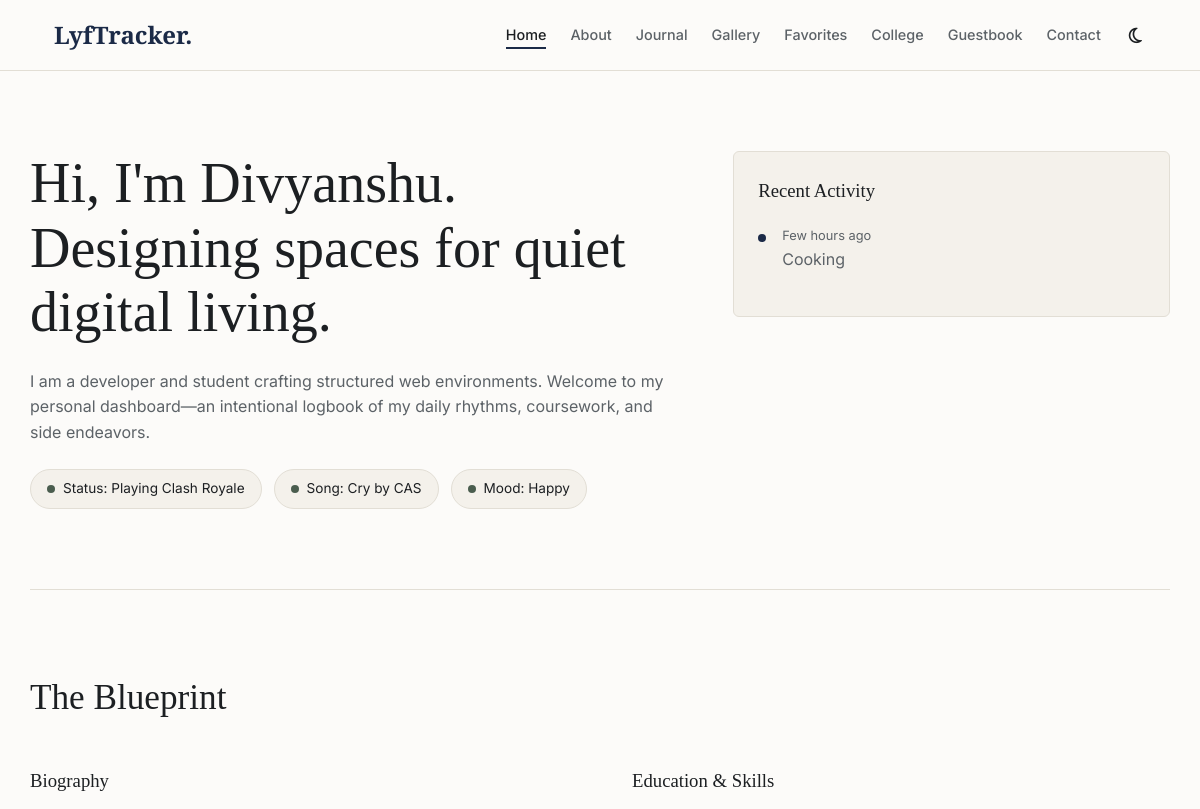
The app's page / (upper part), older data.
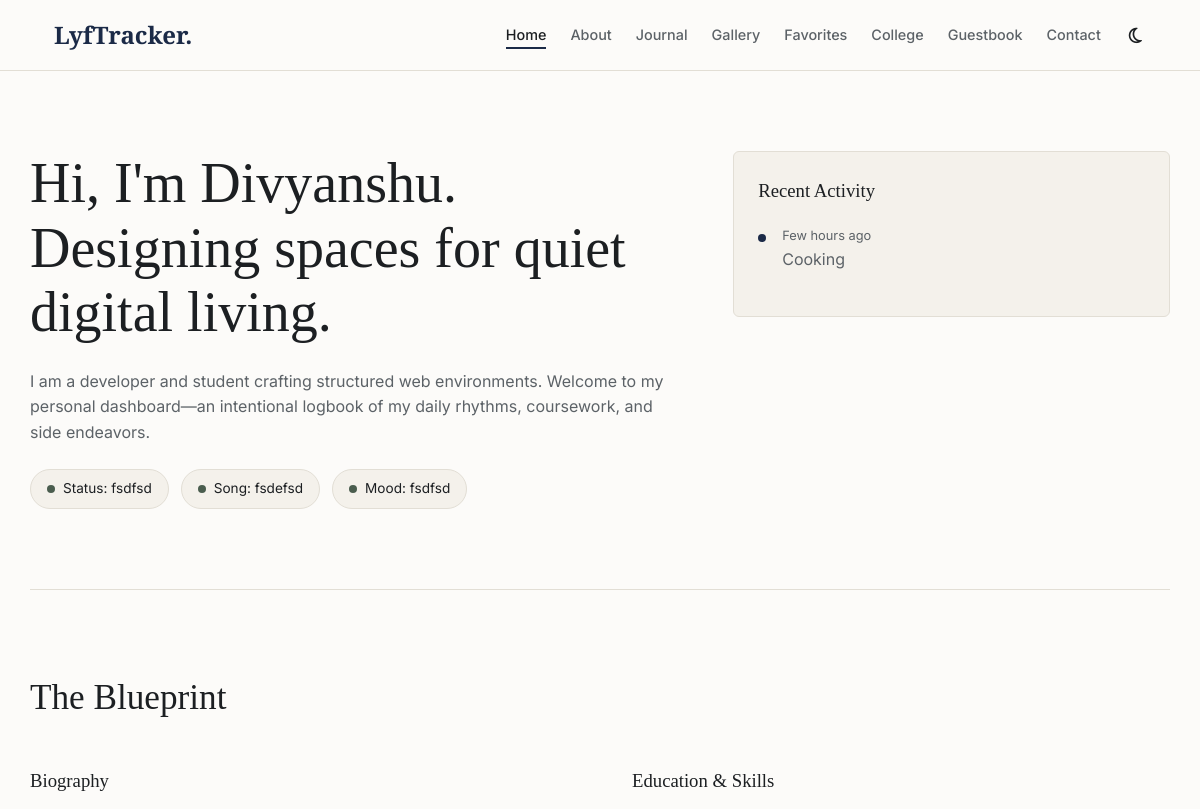
The same page, newer data.
### home/models.py (models this page shows, shortened)
class status (models.Model):
    activity = models.CharField(max_length=100)
    music = models.CharField(max_length=100)
    mood = models.CharField(max_length=100)

class Recent_Act(models.Model):
    time =  models.CharField(max_length=100)
    Work = models.CharField(max_length=100)

### home/views.py (the view, shortened to what this page needs)
# urls.py: path("", views.index, name= 'home')
def index(request):
   Status = status.objects.first()
   r = Recent_Act.objects.first()
   posts = Journal.objects.all()
   timetable = Timetable.objects.all().order_by("day", "time")
   socials = Socials.objects.all()
   return render(request, "index.html", {
       "status" : Status,
       "Recent_Act" : r,
       "posts" : posts,
        "timetable": timetable,
        "socials" : socials
   })

### templates/index.html (shortened to what this page needs)
<!DOCTYPE html>
<html lang="en">
<head>
    <link rel="stylesheet" href="https://cdnjs.cloudflare.com/ajax/libs/font-awesome/6.4.0/css/all.min.css">
</head>
<body>
    <nav class="navbar">
        <div class="container nav-container">
            <a href="#" class="logo">LyfTracker.</a>
            <ul class="nav-menu" id="navMenu">
                <li><a href="#home" class="nav-link active">Home</a></li>
                <li><a href="#about" class="nav-link">About</a></li>
                <li><a href="#timeline" class="nav-link">Journal</a></li>
                <li><a href="#gallery" class="nav-link">Gallery</a></li>
                <li><a href="#favorites" class="nav-link">Favorites</a></li>
                <li><a href="#college" class="nav-link">College</a></li>
                <li><a href="#guestbook" class="nav-link">Guestbook</a></li>
                <li><a href="#contact" class="nav-link">Contact</a></li>
                <li><button class="theme-toggle" id="themeToggle" aria-label="Toggle Dark Mode"><i class="fa-regular fa-moon"></i></button></li>
            </ul>
        </div>
    </nav>
    <header id="home" class="container section-padding">
        <div class="hero-grid">
            <div class="hero-intro">
                <h1>Hi, I'm Divyanshu. Designing spaces for quiet digital living.</h1>
                <p>I am a developer and student crafting structured web environments. Welcome to my personal dashboard—an intentional logbook of my daily rhythms, coursework, and side endeavors.</p>
                <div class="status-pill-box">
                    <div class="status-pill"><span></span>Status: {{status.activity}}</div>
                    <div class="status-pill"><span></span>Song: {{status.music}}</div>
                    <div class="status-pill"><span></span> Mood: {{status.mood}} </div>
                </div>
            </div>
            <div class="activity-feed card">
                <h3>Recent Activity</h3>
                <div class="feed-item active">
                    <span class="feed-time">{{Recent_Act.time}}</span>
                    <p>{{Recent_Act.Work}}</p>
                </div>
            </div>
        </div>
    </header>
    <section id="about" class="container section-padding">
        <h2 class="section-title">The Blueprint</h2>
        <div class="about-grid">
            <div>
                <h3>Biography</h3>
            </div>
            <div>
                <h3>Education & Skills</h3>
            </div>
        </div>
    </section>
    </body>
</html>

### templates/index.html (style rules this page uses)
:root { --bg-primary: #fcfbf9; --bg-secondary: #f4f1eb; --text-primary: #1c1f22; --text-secondary: #5c6267; --accent-navy: #1b2a47; --accent-olive: #4a5d4e; --border-color: #e2ded5; --font-serif: 'Playfair Display', Georgia, serif; --font-sans: 'Inter', -apple-system, sans-serif; --radius: 6px; --transition: all 0.25s ease-in-out; --container-width: 1140px; }
* { box-sizing: border-box; margin: 0; padding: 0; }
body { background-color: var(--bg-primary); color: var(--text-primary); font-family: var(--font-sans); line-height: 1.6; -webkit-font-smoothing: antialiased; transition: background-color 0.3s, color 0.3s; }
h1, h2, h3, h4 { font-family: var(--font-serif); font-weight: 500; color: var(--text-primary); margin-bottom: 16px; }
a { color: inherit; text-decoration: none; transition: var(--transition); }
p { color: var(--text-secondary); margin-bottom: 16px; }
.container { width: 100%; max-width: var(--container-width); margin: 0 auto; padding: 0 24px; }
.section-padding { padding: 80px 0; border-bottom: 1px solid var(--border-color); }
.section-title { font-size: 2.2rem; margin-bottom: 40px; position: relative; }
.card { background: var(--bg-secondary); border: 1px solid var(--border-color); border-radius: var(--radius); padding: 24px; transition: var(--transition); }
.navbar { position: sticky; top: 0; background: var(--bg-primary); border-bottom: 1px solid var(--border-color); z-index: 1000; padding: 16px 0; }
.nav-container { display: flex; justify-content: space-between; align-items: center; }
.logo { font-family: var(--font-serif); font-size: 1.5rem; font-weight: 600; color: var(--accent-navy); }
.nav-menu { display: flex; gap: 24px; align-items: center; list-style: none; }
.nav-link { font-size: 0.9rem; font-weight: 500; color: var(--text-secondary); }
.nav-link:hover, .nav-link.active { color: var(--text-primary); }
.nav-link.active { border-bottom: 2px solid var(--accent-navy); padding-bottom: 4px; }
.theme-toggle, .hamburger { background: none; border: none; color: var(--text-primary); cursor: pointer; font-size: 1.1rem; padding: 4px; }
.hero-grid { display: grid; grid-template-columns: 1.5fr 1fr; gap: 48px; align-items: start; }
.hero-intro h1 { font-size: 3.5rem; line-height: 1.15; margin-bottom: 24px; }
.status-pill-box { display: flex; flex-wrap: wrap; gap: 12px; margin-top: 24px; }
.status-pill { background: var(--bg-secondary); border: 1px solid var(--border-color); padding: 8px 16px; border-radius: 30px; font-size: 0.85rem; display: flex; align-items: center; gap: 8px; }
.status-pill span { width: 8px; height: 8px; background: var(--accent-olive); border-radius: 50%; }
.activity-feed h3 { margin-bottom: 20px; }
.feed-item { position: relative; padding-left: 24px; margin-bottom: 20px; }
.feed-item::before { content: ''; position: absolute; left: 0; top: 8px; width: 8px; height: 8px; border-radius: 50%; background: var(--border-color); }
.feed-item.active::before { background: var(--accent-navy); }
.feed-time { font-size: 0.8rem; color: var(--text-secondary); display: block; }
.about-grid { display: grid; grid-template-columns: 1fr 1fr; gap: 64px; }
button { background: var(--accent-navy); color: white; border: none; padding: 10px 20px; border-radius: var(--radius); font-weight: 500; cursor: pointer; font-family: var(--font-sans); transition: var(--transition); }

Row changes from the older to the newer data that the page shows:
removed status: activity "Playing Clash Royale", music "Cry by CAS", mood "Happy"
added status: activity "fsdfsd", music "fsdefsd", mood "fsdfsd"
